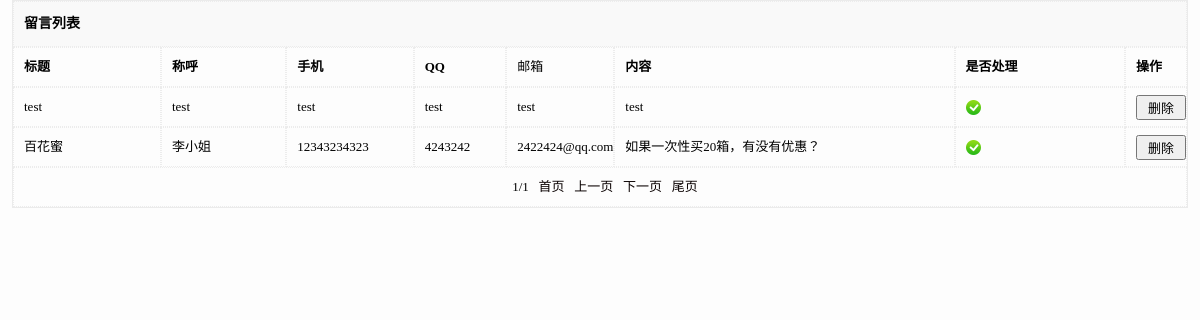
Page /admin/message.php (signed in) on the committed database.
### tables this page shows
CREATE TABLE IF NOT EXISTS `message` (
  `id` int(11) NOT NULL AUTO_INCREMENT,
  `title` varchar(50) DEFAULT NULL COMMENT '留言标题',
  `pubdate` varchar(50) DEFAULT NULL COMMENT '留言时间',
  `name` varchar(30) DEFAULT NULL COMMENT '称呼',
  `tel` varchar(20) DEFAULT NULL COMMENT '手机号码',
  `qq` varchar(15) DEFAULT NULL COMMENT 'qq',
  `email` varchar(30) DEFAULT NULL COMMENT '邮箱',
  `content` text COMMENT '留言内容',
  `deal` varchar(5) DEFAULT '否' COMMENT '是否处理',
  PRIMARY KEY (`id`)
);

### admin/message.php (the view, shortened to what this page needs)
<?php
require_once('../public/conn.php');
?>
<!DOCTYPE html PUBLIC "-//W3C//DTD XHTML 1.0 Transitional//EN" "http://www.w3.org/TR/xhtml1/DTD/xhtml1-transitional.dtd">
<html xmlns="http://www.w3.org/1999/xhtml">
<head>
<link href="css/table.css" rel="stylesheet" type="text/css" />
</head>
<body>
<table align="center" cellspacing="0" cellpadding="0">
  <tr>
    <td class="tt" colspan="8">留言列表</td>
  </tr>
  <tr>
    <td width="13%" height="29"><strong>标题</strong></td>
    <td width="11%"><strong>称呼</strong></td>
    <td width="11%"><strong>手机</strong></td>
    <td width="8%"><strong>QQ</strong></td>
    <td width="8%">邮箱</td>
    <td width="30%"><strong>内容</strong></td>
    <td width="15%"><strong>是否处理</strong></td>
    <td width="12%"><strong>操作</strong></td>
  </tr>
  <?php
	$total_num=mysqli_num_rows(mysqli_query($conn,"select id from message"));
	$pagesize=5;
	$page_num=ceil($total_num/$pagesize);
	$page=$_GET['page'];
	if($page<1 || $page==''){
	$page=1;
	}
	$offset=$pagesize*($page-1);
	$prepage=($page<>1)?$page-1:$page;
	$nextpage=($page<>$page_num)?$page+1:$page;
	$result=mysqli_query($conn,"select * from message  order by id desc limit $offset,$pagesize");
	if($total_num>0){
   		while($row=mysqli_fetch_array($result)){
  ?>
  <tr>
    <td><?php echo $row['title']?></td>
    <td><?php echo $row['name']?></td>
    <td><?php echo $row['tel']?></td>
    <td><?php echo $row['qq']?></td>
    <td><?php echo $row['email']?></td>
    <td><?php echo $row['content']?></td>
    <td>
    <?php if($row['deal']=='否'){?>
    <a href="message_deal.php?deal=yes&id=<?=$row['id']?>" title="点击设置为已处理">
    	<img border="0" src="images/no.png"></a>
    <?php }else{?>
    <a href="message_deal.php?deal=no&id=<?=$row['id']?>" title="点击设置为未处理">
    	<img border="0" src="images/ok.png"></a>
    <?php }?>
    </td>
    <td>
      <input name="button2" type="submit" class="btn" id="button2" onclick="window.location.href='message_delete.php?id=<?php echo $row['id']?>'" value="删除" />
    </td>
  </tr>
  <?php
	}
  }else{
	 echo "<tr><td colspan='5' height='31' style='color:red;font-size:13px'>暂无记录</td></tr>";
  }
 ?>
  <tr>
    <td height="43" colspan="8" align="center">
      <?=$page?>/<?=$page_num?>&nbsp;&nbsp;
      <a href="?page=1">首页</a>&nbsp;&nbsp;
      <a href="?page=<?=$prepage?>">上一页</a>&nbsp;&nbsp;
      <a href="?page=<?=$nextpage?>">下一页</a>&nbsp;&nbsp;
      <a href="?page=<?=$page_num?>"> 尾页</a></td>
  </tr>
</table>
</body>
</html>

### admin/css/table.css (style rules this page uses)
* { padding:0px;margin:0px; }
body { background-color:#FDFDFD; }
a { text-decoration:none;color:#090000; }
table { width:98%;border:1px solid #EBEBEB;margin-left:auto;margin-right:auto; }
td { min-height:28px;height:auto;line-height:28px;border:1px dotted #ECECEC;font-size:13px;padding-left:10px;padding-top:5px;padding-bottom:5px; }
.tt { height:34px;line-height:34px;font-size:14px;font-weight:bold;background:#F9F9F9; }
.btn { width:50px;height:25px;line-height:22px;font-size:13px; }

### rows in the picture
message: title "test", name "test", tel "test", qq "test", email "test", content "test"
message: title "百花蜜", name "李小姐", tel "12343234323", qq "4243242", email "2422424@qq.com", content "如果一次性买20箱，有没有优惠？"

### other values in the picture
$page "1"
$page_num "1"
